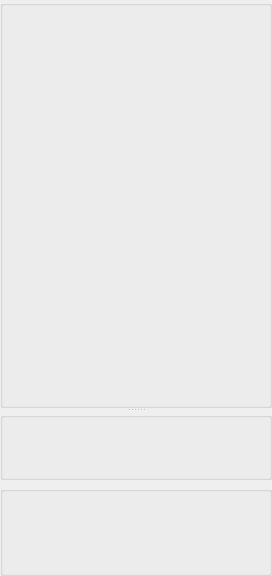
<ui version="4.0" >
 <class>Algo_control_panel_base</class>
 <widget class="QWidget" name="Algo_control_panel_base" >
  <property name="geometry" >
   <rect>
    <x>0</x>
    <y>0</y>
    <width>272</width>
    <height>576</height>
   </rect>
  </property>
  <property name="windowTitle" >
   <string>Form</string>
  </property>
  <layout class="QVBoxLayout" >
   <property name="leftMargin" >
    <number>0</number>
   </property>
   <property name="topMargin" >
    <number>0</number>
   </property>
   <property name="rightMargin" >
    <number>0</number>
   </property>
   <property name="bottomMargin" >
    <number>0</number>
   </property>
   <item>
    <widget class="QSplitter" name="splitter" >
     <property name="orientation" >
      <enum>Qt::Vertical</enum>
     </property>
     <widget class="QGroupBox" name="_algo_group" >
      <property name="sizePolicy" >
       <sizepolicy vsizetype="Preferred" hsizetype="Preferred" >
        <horstretch>0</horstretch>
        <verstretch>120</verstretch>
       </sizepolicy>
      </property>
      <property name="title" >
       <string/>
      </property>
      <property name="flat" >
       <bool>true</bool>
      </property>
     </widget>
     <widget class="QGroupBox" name="_input_group" >
      <property name="sizePolicy" >
       <sizepolicy vsizetype="Minimum" hsizetype="Preferred" >
        <horstretch>0</horstretch>
        <verstretch>20</verstretch>
       </sizepolicy>
      </property>
      <property name="title" >
       <string/>
      </property>
      <property name="flat" >
       <bool>true</bool>
      </property>
     </widget>
    </widget>
   </item>
   <item>
    <widget class="QGroupBox" name="_controls_group" >
     <property name="sizePolicy" >
      <sizepolicy vsizetype="Minimum" hsizetype="Preferred" >
       <horstretch>0</horstretch>
       <verstretch>0</verstretch>
      </sizepolicy>
     </property>
     <property name="minimumSize" >
      <size>
       <width>0</width>
       <height>90</height>
      </size>
     </property>
     <property name="title" >
      <string/>
     </property>
     <property name="flat" >
      <bool>true</bool>
     </property>
    </widget>
   </item>
  </layout>
 </widget>
 <resources/>
 <connections/>
</ui>
